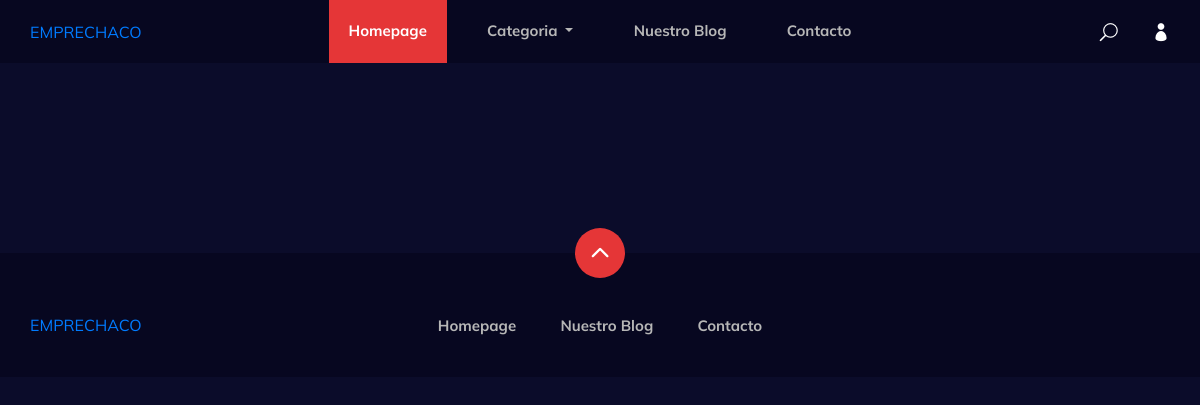
The app's page /, older data.
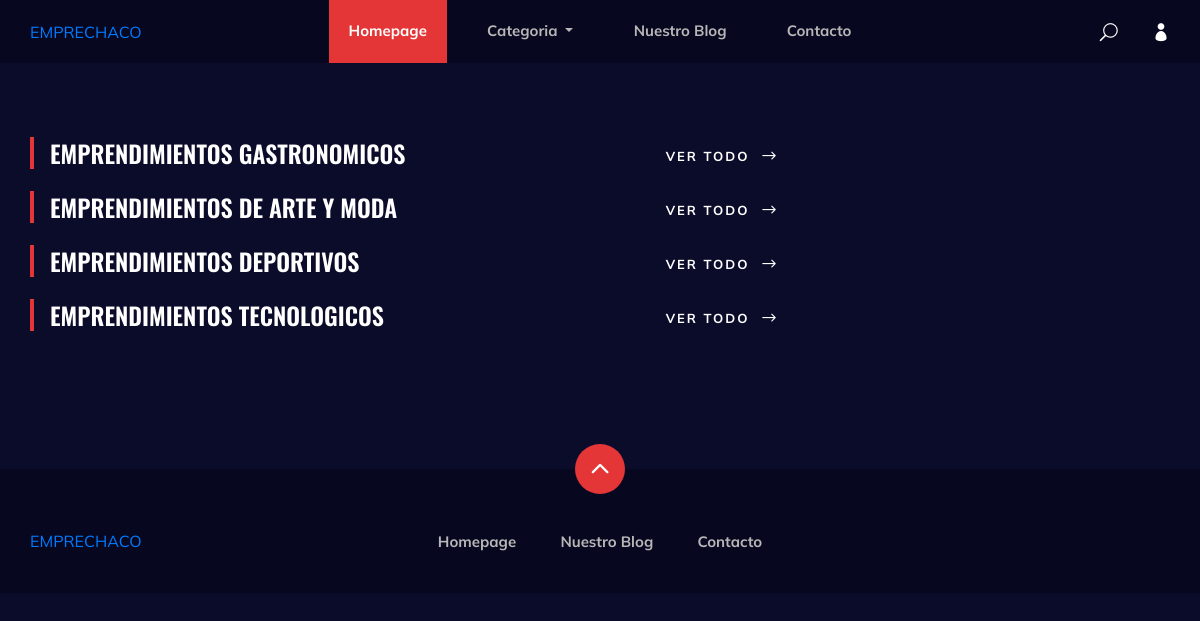
The same page, newer data.
### apps/noticias/models.py (models this page shows, shortened)
class Categoria(models.Model):
    nombre = models.CharField(max_length = 100)

### ProyectoFinal1G9/views.py (the view)
# urls.py: path('', views.Index, name ='index'),
def Index(request):
    categorias = Categoria.objects.all()
    return render(request,'index.html', {'categorias': categorias})

### templates/index.html
{% extends "base.html" %}
{% load static %}
{% block contenido %}
        <section class="product spad">
            <div class="container">
                <div class="row">
                    <div class="col-lg-8">
                        <div class="popular__product">
                            {% for c in categorias %}
                            <div class="row">
                                <div class="col-lg-8 col-md-8 col-sm-8">
                                    <div class="section-title">
                                        <h4>{{c.nombre}}</h4>
                                    </div>
                                </div>
                                <div class="col-lg-4 col-md-4 col-sm-4">
                                    <div class="btn__all">
                                        <a href="{% url "noticias:i_noticias" %}?categoria={{c.id}}" class="primary-btn">Ver Todo <span class="arrow_right"></span></a>
                                    </div>
                                </div>
                            </div>
                            {% endfor %}
                        </div>
                    </div>
                </div>
            </div>
        </section>
{% endblock contenido %}

Row changes from the older to the newer data that the page shows:
added Categoria: nombre "EMPRENDIMIENTOS GASTRONOMICOS"
added Categoria: nombre "EMPRENDIMIENTOS DE ARTE Y MODA"
added Categoria: nombre "EMPRENDIMIENTOS DEPORTIVOS"
added Categoria: nombre "EMPRENDIMIENTOS TECNOLOGICOS"
